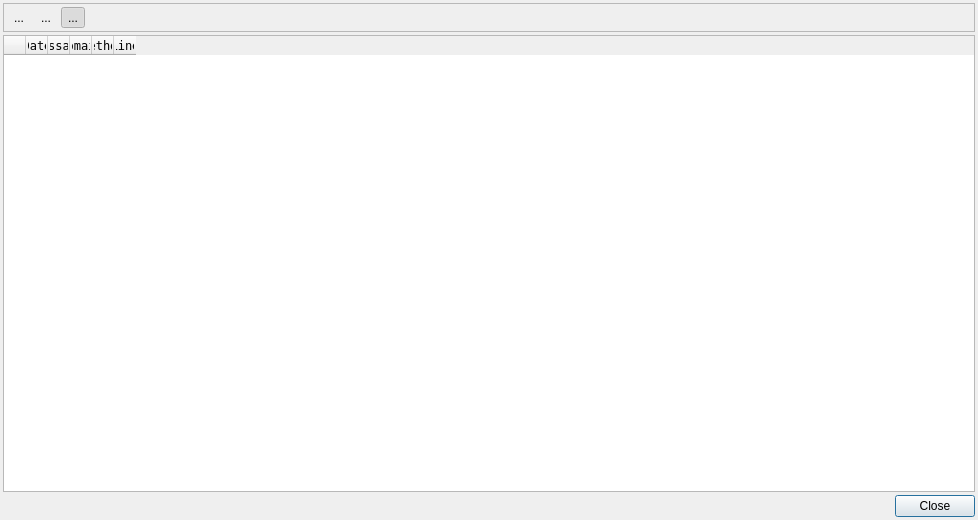
<?xml version="1.0" encoding="UTF-8"?>
<ui version="4.0">
 <class>LogDialog</class>
 <widget class="QDialog" name="LogDialog">
  <property name="geometry">
   <rect>
    <x>0</x>
    <y>0</y>
    <width>978</width>
    <height>520</height>
   </rect>
  </property>
  <property name="windowTitle">
   <string>Dialog</string>
  </property>
  <layout class="QGridLayout" name="gridLayout_2">
   <property name="leftMargin">
    <number>3</number>
   </property>
   <property name="topMargin">
    <number>3</number>
   </property>
   <property name="rightMargin">
    <number>3</number>
   </property>
   <property name="bottomMargin">
    <number>3</number>
   </property>
   <property name="spacing">
    <number>3</number>
   </property>
   <item row="2" column="0">
    <widget class="QDialogButtonBox" name="buttonBox">
     <property name="orientation">
      <enum>Qt::Horizontal</enum>
     </property>
     <property name="standardButtons">
      <set>QDialogButtonBox::Close</set>
     </property>
    </widget>
   </item>
   <item row="0" column="0">
    <widget class="QFrame" name="frame">
     <property name="frameShape">
      <enum>QFrame::StyledPanel</enum>
     </property>
     <property name="frameShadow">
      <enum>QFrame::Raised</enum>
     </property>
     <layout class="QGridLayout" name="gridLayout">
      <property name="leftMargin">
       <number>3</number>
      </property>
      <property name="topMargin">
       <number>3</number>
      </property>
      <property name="rightMargin">
       <number>3</number>
      </property>
      <property name="bottomMargin">
       <number>3</number>
      </property>
      <property name="spacing">
       <number>3</number>
      </property>
      <item row="0" column="0">
       <widget class="QToolButton" name="saveButton">
        <property name="text">
         <string>...</string>
        </property>
        <property name="icon">
         <iconset resource="../icons/Icons.qrc">
          <normaloff>:/icons/document-save.png</normaloff>:/icons/document-save.png</iconset>
        </property>
        <property name="autoRaise">
         <bool>true</bool>
        </property>
       </widget>
      </item>
      <item row="0" column="1">
       <widget class="QToolButton" name="clearButton">
        <property name="text">
         <string>...</string>
        </property>
        <property name="icon">
         <iconset resource="../icons/Icons.qrc">
          <normaloff>:/icons/edit-clear.png</normaloff>:/icons/edit-clear.png</iconset>
        </property>
        <property name="autoRaise">
         <bool>true</bool>
        </property>
       </widget>
      </item>
      <item row="0" column="2">
       <widget class="QToolButton" name="autoScrollButton">
        <property name="text">
         <string>...</string>
        </property>
        <property name="icon">
         <iconset resource="../icons/Icons.qrc">
          <normaloff>:/icons/go-bottom.png</normaloff>:/icons/go-bottom.png</iconset>
        </property>
        <property name="checkable">
         <bool>true</bool>
        </property>
        <property name="checked">
         <bool>true</bool>
        </property>
        <property name="autoRaise">
         <bool>true</bool>
        </property>
       </widget>
      </item>
      <item row="0" column="3">
       <spacer name="horizontalSpacer">
        <property name="orientation">
         <enum>Qt::Horizontal</enum>
        </property>
        <property name="sizeHint" stdset="0">
         <size>
          <width>454</width>
          <height>20</height>
         </size>
        </property>
       </spacer>
      </item>
     </layout>
    </widget>
   </item>
   <item row="1" column="0">
    <widget class="QTableWidget" name="logTableWidget">
     <property name="font">
      <font>
       <family>DejaVu Sans Mono</family>
       <pointsize>9</pointsize>
      </font>
     </property>
     <property name="selectionBehavior">
      <enum>QAbstractItemView::SelectRows</enum>
     </property>
     <attribute name="horizontalHeaderVisible">
      <bool>true</bool>
     </attribute>
     <attribute name="horizontalHeaderDefaultSectionSize">
      <number>22</number>
     </attribute>
     <attribute name="horizontalHeaderStretchLastSection">
      <bool>false</bool>
     </attribute>
     <attribute name="verticalHeaderVisible">
      <bool>false</bool>
     </attribute>
     <attribute name="verticalHeaderDefaultSectionSize">
      <number>22</number>
     </attribute>
     <attribute name="verticalHeaderMinimumSectionSize">
      <number>22</number>
     </attribute>
     <attribute name="verticalHeaderStretchLastSection">
      <bool>false</bool>
     </attribute>
     <column>
      <property name="text">
       <string/>
      </property>
     </column>
     <column>
      <property name="text">
       <string>Date</string>
      </property>
     </column>
     <column>
      <property name="text">
       <string>Message</string>
      </property>
     </column>
     <column>
      <property name="text">
       <string>Domain</string>
      </property>
     </column>
     <column>
      <property name="text">
       <string>Method</string>
      </property>
     </column>
     <column>
      <property name="text">
       <string>Line</string>
      </property>
     </column>
    </widget>
   </item>
  </layout>
 </widget>
 <resources>
  <include location="../icons/Icons.qrc"/>
 </resources>
 <connections>
  <connection>
   <sender>buttonBox</sender>
   <signal>accepted()</signal>
   <receiver>LogDialog</receiver>
   <slot>accept()</slot>
   <hints>
    <hint type="sourcelabel">
     <x>248</x>
     <y>254</y>
    </hint>
    <hint type="destinationlabel">
     <x>157</x>
     <y>274</y>
    </hint>
   </hints>
  </connection>
  <connection>
   <sender>buttonBox</sender>
   <signal>rejected()</signal>
   <receiver>LogDialog</receiver>
   <slot>reject()</slot>
   <hints>
    <hint type="sourcelabel">
     <x>316</x>
     <y>260</y>
    </hint>
    <hint type="destinationlabel">
     <x>286</x>
     <y>274</y>
    </hint>
   </hints>
  </connection>
 </connections>
</ui>
